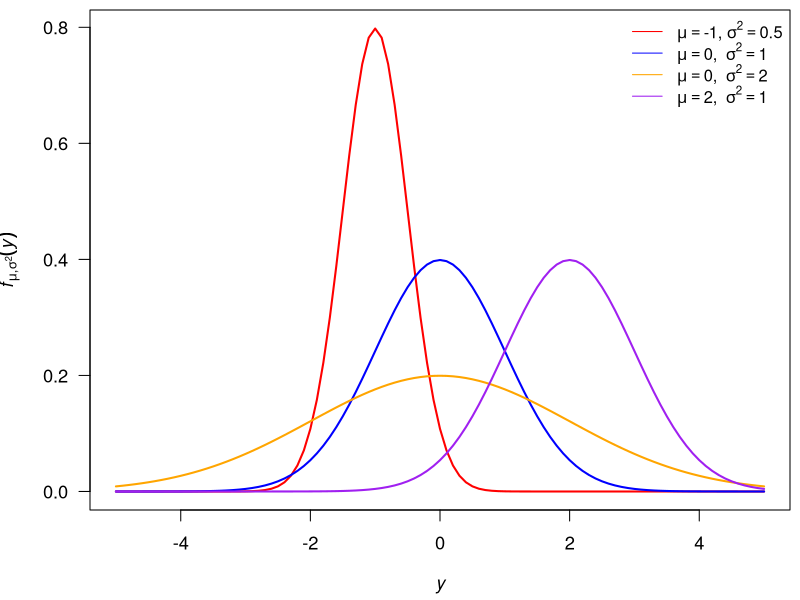
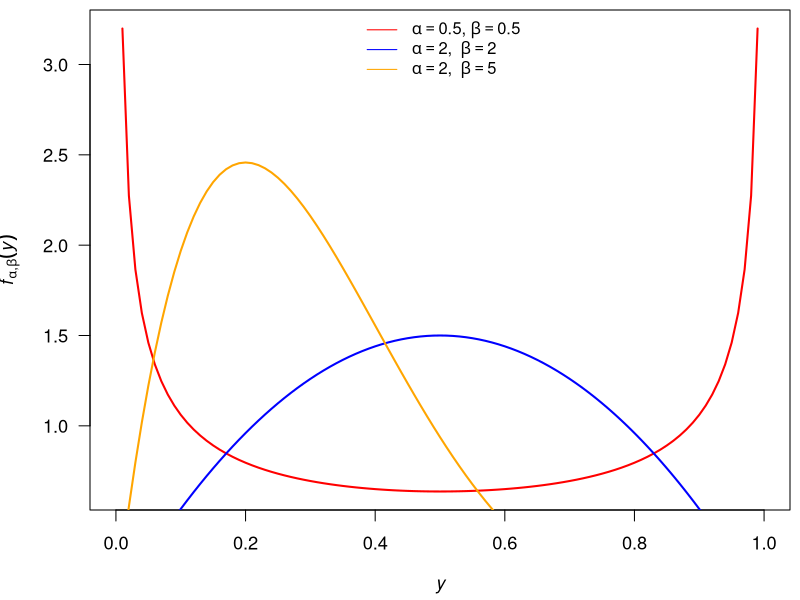
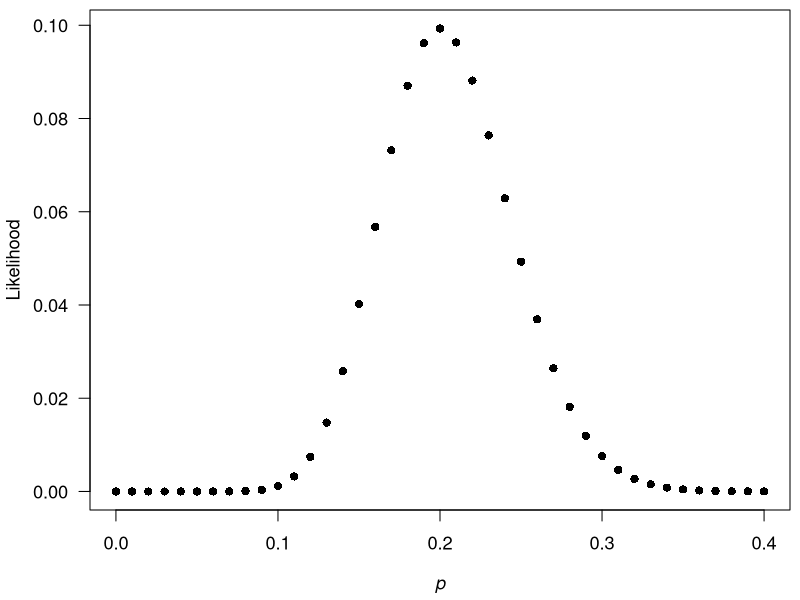

These figures' R source, in order:
## ---- chunk 1
knitr::opts_chunk$set(echo = FALSE)
## ---- chunk 2
## set plot area
par(mai = c(0.9,0.9,0.1,0.1),
    cex = 1.1)
## plot pdf's with different params
curve(dnorm(x, mean = -1, sd = 0.5), -5, 5, lwd = 2, las = 1, col = "red",
      ylab = expression(italic(f)[mu*","*sigma^2](italic(y))),
      xlab = expression(italic(y)))
curve(dnorm(x, mean = 0, sd = 1), -5, 5, lwd = 2, col = "blue", add = TRUE)
curve(dnorm(x, mean = 0, sd = 2), -5, 5, lwd = 2, col = "orange", add = TRUE)
curve(dnorm(x, mean = 2, sd = 1), -5, 5, lwd = 2, col = "purple", add = TRUE)
legend("topright", bty ="n", cex = 0.9, lty = "solid",
       col =c("red", "blue", "orange", "purple"),
       c(expression(mu==`-1`*","~sigma^2==0.5),
         expression(mu==0*","~~sigma^2==1),
         expression(mu==0*","~~sigma^2==2),
         expression(mu==2*","~~sigma^2==1)))
## ---- chunk 3
## set plot area
par(mai = c(0.9,0.9,0.1,0.1),
    cex = 1.1)
## plot pdf's with different params
curve(dbeta(x, 0.5, 0.5), 0, 1, lwd = 2, las = 1, col = "red",
      ylab = expression(italic(f)[alpha*","*beta](italic(y))),
      xlab = expression(italic(y)))
curve(dbeta(x, 2, 2), 0, 1, lwd = 2, col = "blue", add = TRUE)
curve(dbeta(x, 2, 5), 0, 1, lwd = 2, col = "orange", add = TRUE)
legend("top", bty ="n", cex = 0.9, lty = "solid",
       col =c("red", "blue", "orange", "purple"),
       c(expression(alpha==0.5*","~beta==0.5),
         expression(alpha==2*","~~beta==2),
         expression(alpha==2*","~~beta==5)))
## ---- chunk 4
## trials
n <- 3
## successes
k <- 1
## probability of success
p <- 0.5
## Pr(k = 1)
choose(n, k) * p^k * (1 - p)^(n-k)
## ---- chunk 5
## trials
n <- 3
## successes
k <- 1
## probability of success
p <- 0.5
## Pr(k = 1)
dbinom(k, n, p)
## ---- chunk 6
par(mai = c(0.9, 0.9, 0.1, 0.1),
    cex = 1.1)
xx <- seq(0,40)/100
plot(xx, dbinom(20, 100, xx), pch = 16, las = 1,
     ylab = "Likelihood", xlab = expression(italic(p)))
